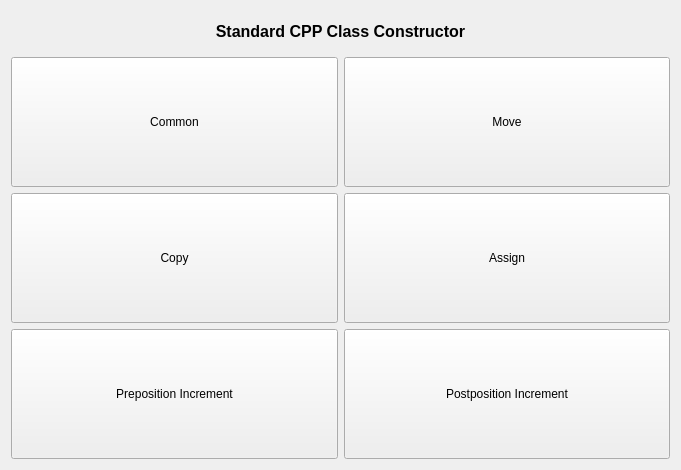
<?xml version="1.0" encoding="UTF-8"?>
<ui version="4.0">
 <class>MiscellaneousStdConstructor</class>
 <widget class="QWidget" name="MiscellaneousStdConstructor">
  <property name="geometry">
   <rect>
    <x>0</x>
    <y>0</y>
    <width>681</width>
    <height>470</height>
   </rect>
  </property>
  <property name="windowTitle">
   <string>MiscellaneousStdConstructor</string>
  </property>
  <layout class="QVBoxLayout" name="verticalLayout">
   <item>
    <widget class="QLabel" name="lbTitle">
     <property name="minimumSize">
      <size>
       <width>0</width>
       <height>40</height>
      </size>
     </property>
     <property name="font">
      <font>
       <pointsize>12</pointsize>
       <weight>75</weight>
       <bold>true</bold>
      </font>
     </property>
     <property name="text">
      <string>Standard CPP Class Constructor</string>
     </property>
     <property name="alignment">
      <set>Qt::AlignCenter</set>
     </property>
    </widget>
   </item>
   <item>
    <layout class="QGridLayout" name="gridLayout">
     <property name="leftMargin">
      <number>0</number>
     </property>
     <property name="rightMargin">
      <number>0</number>
     </property>
     <item row="0" column="0">
      <widget class="QPushButton" name="btnConstructorCommon">
       <property name="sizePolicy">
        <sizepolicy hsizetype="Expanding" vsizetype="Expanding">
         <horstretch>0</horstretch>
         <verstretch>0</verstretch>
        </sizepolicy>
       </property>
       <property name="minimumSize">
        <size>
         <width>140</width>
         <height>30</height>
        </size>
       </property>
       <property name="text">
        <string>Common</string>
       </property>
      </widget>
     </item>
     <item row="0" column="1">
      <widget class="QPushButton" name="btnConstructorMove">
       <property name="sizePolicy">
        <sizepolicy hsizetype="Expanding" vsizetype="Expanding">
         <horstretch>0</horstretch>
         <verstretch>0</verstretch>
        </sizepolicy>
       </property>
       <property name="text">
        <string>Move</string>
       </property>
      </widget>
     </item>
     <item row="1" column="0">
      <widget class="QPushButton" name="btnConstructorCopy">
       <property name="sizePolicy">
        <sizepolicy hsizetype="Expanding" vsizetype="Expanding">
         <horstretch>0</horstretch>
         <verstretch>0</verstretch>
        </sizepolicy>
       </property>
       <property name="text">
        <string>Copy</string>
       </property>
      </widget>
     </item>
     <item row="1" column="1">
      <widget class="QPushButton" name="btnConstructorAssign">
       <property name="sizePolicy">
        <sizepolicy hsizetype="Expanding" vsizetype="Expanding">
         <horstretch>0</horstretch>
         <verstretch>0</verstretch>
        </sizepolicy>
       </property>
       <property name="text">
        <string>Assign</string>
       </property>
      </widget>
     </item>
     <item row="2" column="0">
      <widget class="QPushButton" name="btnIncreasePre">
       <property name="sizePolicy">
        <sizepolicy hsizetype="Expanding" vsizetype="Expanding">
         <horstretch>0</horstretch>
         <verstretch>0</verstretch>
        </sizepolicy>
       </property>
       <property name="text">
        <string>Preposition Increment</string>
       </property>
      </widget>
     </item>
     <item row="2" column="1">
      <widget class="QPushButton" name="btnIncreasePost">
       <property name="sizePolicy">
        <sizepolicy hsizetype="Expanding" vsizetype="Expanding">
         <horstretch>0</horstretch>
         <verstretch>0</verstretch>
        </sizepolicy>
       </property>
       <property name="text">
        <string>Postposition Increment</string>
       </property>
      </widget>
     </item>
    </layout>
   </item>
  </layout>
 </widget>
 <layoutdefault spacing="6" margin="11"/>
 <resources/>
 <connections/>
</ui>
